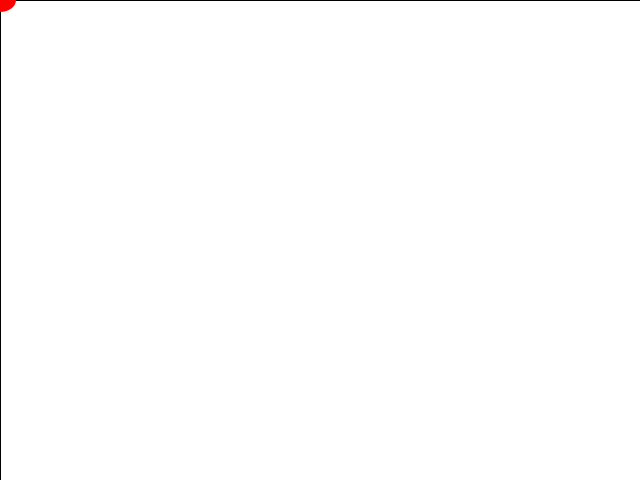
Frame 1 (no input)
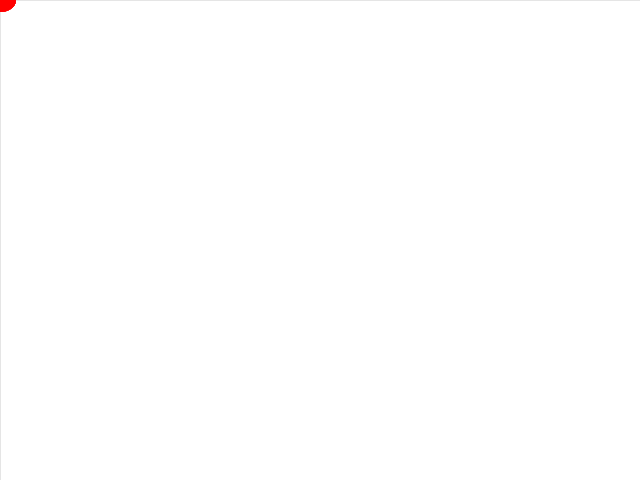
Frame 60 (the mouse pressed at the canvas centre just before this capture)
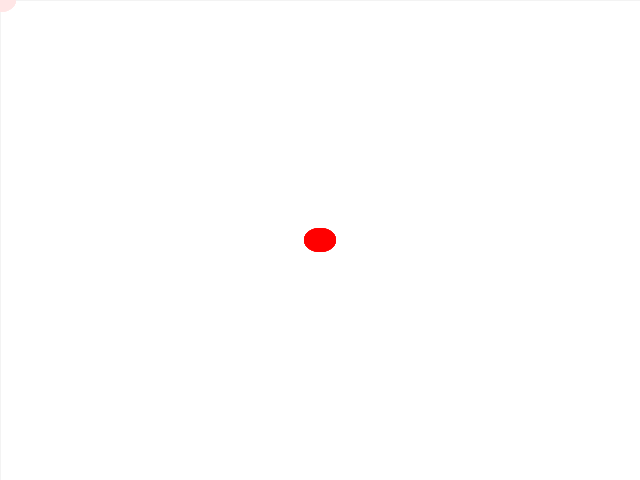
Frame 120 (the mouse held since frame 60 and released just before this capture)

The Processing sketch that drew these frames (run headless with seeded random() and noise(); from frame 60 on, the mouse is pressed at the canvas centre):

// Processing sketch: drawWithTransparency
// ── drawWithTransparency.pde
int backgroundColor = color(255);

void setup() { 
  size(640, 480); //for browser
  background(backgroundColor);
}

void draw() {
  fill(backgroundColor, 10);
  rect(0,0,width,height);
  float xDiameter = width/20, yDiameter = height/20;
  fill(255,0,0);
  noStroke();
  ellipse(mouseX, mouseY, xDiameter, yDiameter);
}

void keyPressed() {
  background(backgroundColor);
}
